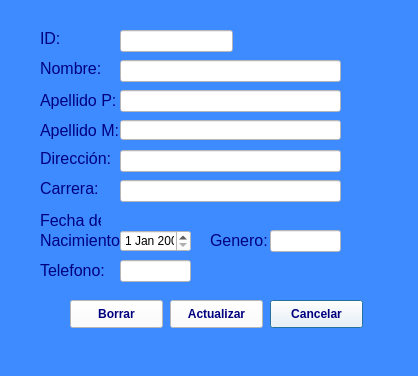
<?xml version="1.0" encoding="UTF-8"?>
<ui version="4.0">
 <class>Registro</class>
 <widget class="QDialog" name="Registro">
  <property name="geometry">
   <rect>
    <x>0</x>
    <y>0</y>
    <width>418</width>
    <height>376</height>
   </rect>
  </property>
  <property name="windowTitle">
   <string>Dialog</string>
  </property>
  <property name="styleSheet">
   <string notr="true">background-color: rgb(61, 139, 255);</string>
  </property>
  <widget class="QLabel" name="label">
   <property name="geometry">
    <rect>
     <x>40</x>
     <y>30</y>
     <width>55</width>
     <height>16</height>
    </rect>
   </property>
   <property name="font">
    <font>
     <pointsize>12</pointsize>
    </font>
   </property>
   <property name="styleSheet">
    <string notr="true">color: rgb(0, 0, 127);</string>
   </property>
   <property name="text">
    <string>ID:</string>
   </property>
  </widget>
  <widget class="QLabel" name="label_2">
   <property name="geometry">
    <rect>
     <x>40</x>
     <y>60</y>
     <width>71</width>
     <height>16</height>
    </rect>
   </property>
   <property name="font">
    <font>
     <pointsize>12</pointsize>
    </font>
   </property>
   <property name="styleSheet">
    <string notr="true">color: rgb(0, 0, 127);</string>
   </property>
   <property name="text">
    <string>Nombre:</string>
   </property>
  </widget>
  <widget class="QLabel" name="label_3">
   <property name="geometry">
    <rect>
     <x>40</x>
     <y>90</y>
     <width>81</width>
     <height>21</height>
    </rect>
   </property>
   <property name="font">
    <font>
     <pointsize>12</pointsize>
    </font>
   </property>
   <property name="styleSheet">
    <string notr="true">color: rgb(0, 0, 127);</string>
   </property>
   <property name="text">
    <string>Apellido P:</string>
   </property>
  </widget>
  <widget class="QLabel" name="label_4">
   <property name="geometry">
    <rect>
     <x>40</x>
     <y>120</y>
     <width>81</width>
     <height>21</height>
    </rect>
   </property>
   <property name="font">
    <font>
     <pointsize>12</pointsize>
    </font>
   </property>
   <property name="styleSheet">
    <string notr="true">color: rgb(0, 0, 127);</string>
   </property>
   <property name="text">
    <string>Apellido M:</string>
   </property>
  </widget>
  <widget class="QLabel" name="label_5">
   <property name="geometry">
    <rect>
     <x>40</x>
     <y>150</y>
     <width>71</width>
     <height>16</height>
    </rect>
   </property>
   <property name="font">
    <font>
     <pointsize>12</pointsize>
    </font>
   </property>
   <property name="styleSheet">
    <string notr="true">color: rgb(0, 0, 127);</string>
   </property>
   <property name="text">
    <string>Dirección:</string>
   </property>
  </widget>
  <widget class="QLabel" name="label_6">
   <property name="geometry">
    <rect>
     <x>40</x>
     <y>210</y>
     <width>61</width>
     <height>21</height>
    </rect>
   </property>
   <property name="maximumSize">
    <size>
     <width>61</width>
     <height>16777215</height>
    </size>
   </property>
   <property name="font">
    <font>
     <pointsize>12</pointsize>
    </font>
   </property>
   <property name="styleSheet">
    <string notr="true">color: rgb(0, 0, 127);</string>
   </property>
   <property name="text">
    <string>Fecha de</string>
   </property>
  </widget>
  <widget class="QLabel" name="label_7">
   <property name="geometry">
    <rect>
     <x>210</x>
     <y>230</y>
     <width>61</width>
     <height>21</height>
    </rect>
   </property>
   <property name="font">
    <font>
     <pointsize>12</pointsize>
    </font>
   </property>
   <property name="styleSheet">
    <string notr="true">color: rgb(0, 0, 127);</string>
   </property>
   <property name="text">
    <string>Genero:</string>
   </property>
  </widget>
  <widget class="QLabel" name="label_8">
   <property name="geometry">
    <rect>
     <x>40</x>
     <y>260</y>
     <width>71</width>
     <height>21</height>
    </rect>
   </property>
   <property name="font">
    <font>
     <pointsize>12</pointsize>
    </font>
   </property>
   <property name="styleSheet">
    <string notr="true">color: rgb(0, 0, 127);</string>
   </property>
   <property name="text">
    <string>Telefono:</string>
   </property>
  </widget>
  <widget class="QLabel" name="label_9">
   <property name="geometry">
    <rect>
     <x>40</x>
     <y>230</y>
     <width>81</width>
     <height>21</height>
    </rect>
   </property>
   <property name="font">
    <font>
     <pointsize>12</pointsize>
    </font>
   </property>
   <property name="styleSheet">
    <string notr="true">color: rgb(0, 0, 127);</string>
   </property>
   <property name="text">
    <string>Nacimiento</string>
   </property>
  </widget>
  <widget class="QLineEdit" name="lblId">
   <property name="geometry">
    <rect>
     <x>120</x>
     <y>30</y>
     <width>113</width>
     <height>22</height>
    </rect>
   </property>
   <property name="styleSheet">
    <string notr="true">background-color: rgb(255, 255, 255);</string>
   </property>
  </widget>
  <widget class="QLineEdit" name="lblNombre">
   <property name="geometry">
    <rect>
     <x>120</x>
     <y>60</y>
     <width>221</width>
     <height>22</height>
    </rect>
   </property>
   <property name="styleSheet">
    <string notr="true">background-color: rgb(255, 255, 255);</string>
   </property>
  </widget>
  <widget class="QLineEdit" name="lblApPaterno">
   <property name="geometry">
    <rect>
     <x>120</x>
     <y>90</y>
     <width>221</width>
     <height>22</height>
    </rect>
   </property>
   <property name="styleSheet">
    <string notr="true">background-color: rgb(255, 255, 255);</string>
   </property>
  </widget>
  <widget class="QLineEdit" name="lblApMaterno">
   <property name="geometry">
    <rect>
     <x>120</x>
     <y>120</y>
     <width>221</width>
     <height>20</height>
    </rect>
   </property>
   <property name="styleSheet">
    <string notr="true">background-color: rgb(255, 255, 255);</string>
   </property>
  </widget>
  <widget class="QLineEdit" name="lblDireccion">
   <property name="geometry">
    <rect>
     <x>120</x>
     <y>150</y>
     <width>221</width>
     <height>22</height>
    </rect>
   </property>
   <property name="styleSheet">
    <string notr="true">background-color: rgb(255, 255, 255);</string>
   </property>
  </widget>
  <widget class="QLineEdit" name="lblGenero">
   <property name="geometry">
    <rect>
     <x>270</x>
     <y>230</y>
     <width>71</width>
     <height>22</height>
    </rect>
   </property>
   <property name="styleSheet">
    <string notr="true">background-color: rgb(255, 255, 255);</string>
   </property>
  </widget>
  <widget class="QLineEdit" name="lblTelefono">
   <property name="geometry">
    <rect>
     <x>120</x>
     <y>260</y>
     <width>71</width>
     <height>22</height>
    </rect>
   </property>
   <property name="styleSheet">
    <string notr="true">background-color: rgb(255, 255, 255);</string>
   </property>
  </widget>
  <widget class="QPushButton" name="btnCancelar">
   <property name="geometry">
    <rect>
     <x>270</x>
     <y>300</y>
     <width>93</width>
     <height>28</height>
    </rect>
   </property>
   <property name="font">
    <font>
     <weight>75</weight>
     <bold>true</bold>
    </font>
   </property>
   <property name="styleSheet">
    <string notr="true">background-color: rgb(255, 255, 255);

color: rgb(0, 0, 127);</string>
   </property>
   <property name="text">
    <string>Cancelar</string>
   </property>
   <property name="checkable">
    <bool>false</bool>
   </property>
  </widget>
  <widget class="QPushButton" name="btnActualizar">
   <property name="geometry">
    <rect>
     <x>170</x>
     <y>300</y>
     <width>93</width>
     <height>28</height>
    </rect>
   </property>
   <property name="font">
    <font>
     <weight>75</weight>
     <bold>true</bold>
    </font>
   </property>
   <property name="styleSheet">
    <string notr="true">background-color: rgb(255, 255, 255);
color: rgb(0, 0, 127);</string>
   </property>
   <property name="text">
    <string>Actualizar</string>
   </property>
  </widget>
  <widget class="QPushButton" name="btnBorrar">
   <property name="geometry">
    <rect>
     <x>70</x>
     <y>300</y>
     <width>93</width>
     <height>28</height>
    </rect>
   </property>
   <property name="font">
    <font>
     <weight>75</weight>
     <bold>true</bold>
    </font>
   </property>
   <property name="styleSheet">
    <string notr="true">background-color: rgb(255, 255, 255);
color: rgb(0, 0, 127);</string>
   </property>
   <property name="text">
    <string>Borrar</string>
   </property>
  </widget>
  <widget class="QDateEdit" name="dateEdit">
   <property name="geometry">
    <rect>
     <x>120</x>
     <y>230</y>
     <width>71</width>
     <height>22</height>
    </rect>
   </property>
   <property name="styleSheet">
    <string notr="true">background-color: rgb(255, 255, 255);</string>
   </property>
  </widget>
  <widget class="QLabel" name="label_10">
   <property name="geometry">
    <rect>
     <x>40</x>
     <y>180</y>
     <width>71</width>
     <height>16</height>
    </rect>
   </property>
   <property name="font">
    <font>
     <pointsize>12</pointsize>
    </font>
   </property>
   <property name="styleSheet">
    <string notr="true">color: rgb(0, 0, 127);</string>
   </property>
   <property name="text">
    <string>Carrera:</string>
   </property>
  </widget>
  <widget class="QLineEdit" name="lblCarrera">
   <property name="geometry">
    <rect>
     <x>120</x>
     <y>180</y>
     <width>221</width>
     <height>22</height>
    </rect>
   </property>
   <property name="styleSheet">
    <string notr="true">background-color: rgb(255, 255, 255);</string>
   </property>
  </widget>
 </widget>
 <resources/>
 <connections/>
</ui>
